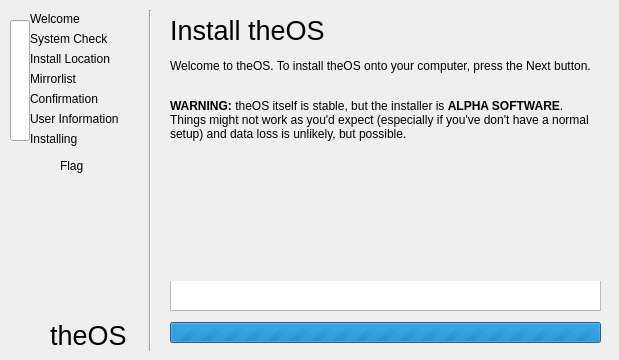
<?xml version="1.0" encoding="UTF-8"?>
<ui version="4.0">
 <class>MainWindow</class>
 <widget class="QMainWindow" name="MainWindow">
  <property name="geometry">
   <rect>
    <x>0</x>
    <y>0</y>
    <width>619</width>
    <height>360</height>
   </rect>
  </property>
  <property name="sizePolicy">
   <sizepolicy hsizetype="Fixed" vsizetype="Fixed">
    <horstretch>0</horstretch>
    <verstretch>0</verstretch>
   </sizepolicy>
  </property>
  <property name="windowTitle">
   <string>Install theOS</string>
  </property>
  <property name="windowIcon">
   <iconset resource="resources.qrc">
    <normaloff>:/res/appicon.svg</normaloff>:/res/appicon.svg</iconset>
  </property>
  <widget class="QWidget" name="centralWidget">
   <widget class="QPushButton" name="quitButton">
    <property name="geometry">
     <rect>
      <x>160</x>
      <y>320</y>
      <width>80</width>
      <height>31</height>
     </rect>
    </property>
    <property name="text">
     <string>Quit</string>
    </property>
    <property name="icon">
     <iconset theme="application-exit">
      <normaloff>.</normaloff>.</iconset>
    </property>
   </widget>
   <widget class="QPushButton" name="forwardButton">
    <property name="geometry">
     <rect>
      <x>530</x>
      <y>320</y>
      <width>80</width>
      <height>31</height>
     </rect>
    </property>
    <property name="text">
     <string>Next</string>
    </property>
    <property name="icon">
     <iconset theme="go-next">
      <normaloff>.</normaloff>.</iconset>
    </property>
    <property name="flat">
     <bool>false</bool>
    </property>
   </widget>
   <widget class="QFrame" name="WelcomeFrame">
    <property name="geometry">
     <rect>
      <x>160</x>
      <y>10</y>
      <width>451</width>
      <height>271</height>
     </rect>
    </property>
    <property name="autoFillBackground">
     <bool>true</bool>
    </property>
    <property name="frameShape">
     <enum>QFrame::NoFrame</enum>
    </property>
    <property name="frameShadow">
     <enum>QFrame::Raised</enum>
    </property>
    <widget class="QLabel" name="label">
     <property name="geometry">
      <rect>
       <x>10</x>
       <y>0</y>
       <width>181</width>
       <height>41</height>
      </rect>
     </property>
     <property name="font">
      <font>
       <pointsize>20</pointsize>
      </font>
     </property>
     <property name="text">
      <string>Install theOS</string>
     </property>
    </widget>
    <widget class="QLabel" name="label_2">
     <property name="geometry">
      <rect>
       <x>10</x>
       <y>40</y>
       <width>441</width>
       <height>31</height>
      </rect>
     </property>
     <property name="text">
      <string>Welcome to theOS. To install theOS onto your computer, press the Next button.</string>
     </property>
     <property name="wordWrap">
      <bool>true</bool>
     </property>
    </widget>
    <widget class="QLabel" name="label_9">
     <property name="geometry">
      <rect>
       <x>10</x>
       <y>80</y>
       <width>431</width>
       <height>61</height>
      </rect>
     </property>
     <property name="text">
      <string>&lt;html&gt;&lt;head/&gt;&lt;body&gt;&lt;p&gt;&lt;span style=&quot; font-weight:600;&quot;&gt;WARNING:&lt;/span&gt; theOS itself is stable, but the installer is &lt;span style=&quot; font-weight:600;&quot;&gt;ALPHA SOFTWARE&lt;/span&gt;. Things might not work as you'd expect (especially if you've don't have a normal setup) and data loss is unlikely, but possible.&lt;/p&gt;&lt;/body&gt;&lt;/html&gt;</string>
     </property>
     <property name="wordWrap">
      <bool>true</bool>
     </property>
    </widget>
   </widget>
   <widget class="QPushButton" name="backButton">
    <property name="geometry">
     <rect>
      <x>440</x>
      <y>320</y>
      <width>80</width>
      <height>31</height>
     </rect>
    </property>
    <property name="text">
     <string>Back</string>
    </property>
    <property name="icon">
     <iconset theme="go-previous">
      <normaloff>.</normaloff>.</iconset>
    </property>
    <property name="flat">
     <bool>false</bool>
    </property>
   </widget>
   <widget class="QFrame" name="ConfirmFrame">
    <property name="geometry">
     <rect>
      <x>160</x>
      <y>10</y>
      <width>451</width>
      <height>271</height>
     </rect>
    </property>
    <property name="autoFillBackground">
     <bool>true</bool>
    </property>
    <property name="frameShape">
     <enum>QFrame::NoFrame</enum>
    </property>
    <property name="frameShadow">
     <enum>QFrame::Raised</enum>
    </property>
    <widget class="QLabel" name="label_3">
     <property name="geometry">
      <rect>
       <x>10</x>
       <y>0</y>
       <width>301</width>
       <height>41</height>
      </rect>
     </property>
     <property name="font">
      <font>
       <pointsize>20</pointsize>
      </font>
     </property>
     <property name="text">
      <string>Checking Environment</string>
     </property>
    </widget>
    <widget class="QLabel" name="label_4">
     <property name="geometry">
      <rect>
       <x>10</x>
       <y>40</y>
       <width>441</width>
       <height>16</height>
      </rect>
     </property>
     <property name="text">
      <string>Before we start installing theOS, ensure that</string>
     </property>
     <property name="wordWrap">
      <bool>true</bool>
     </property>
    </widget>
    <widget class="QLabel" name="label_6">
     <property name="geometry">
      <rect>
       <x>40</x>
       <y>70</y>
       <width>401</width>
       <height>18</height>
      </rect>
     </property>
     <property name="text">
      <string>Your PC has at least 6 GB of free or reserved space for theOS</string>
     </property>
    </widget>
    <widget class="QLabel" name="label_5">
     <property name="geometry">
      <rect>
       <x>40</x>
       <y>120</y>
       <width>401</width>
       <height>18</height>
      </rect>
     </property>
     <property name="text">
      <string>Your PC is connected to a power source</string>
     </property>
    </widget>
    <widget class="QLabel" name="label_1">
     <property name="geometry">
      <rect>
       <x>40</x>
       <y>150</y>
       <width>231</width>
       <height>18</height>
      </rect>
     </property>
     <property name="text">
      <string>Your PC is connected to the internet</string>
     </property>
    </widget>
    <widget class="QLabel" name="PowerLabel">
     <property name="geometry">
      <rect>
       <x>10</x>
       <y>120</y>
       <width>21</width>
       <height>18</height>
      </rect>
     </property>
     <property name="text">
      <string>...</string>
     </property>
    </widget>
    <widget class="QLabel" name="SpaceLabel">
     <property name="geometry">
      <rect>
       <x>10</x>
       <y>70</y>
       <width>21</width>
       <height>18</height>
      </rect>
     </property>
     <property name="text">
      <string>...</string>
     </property>
    </widget>
    <widget class="QLabel" name="InternetLabel">
     <property name="geometry">
      <rect>
       <x>10</x>
       <y>150</y>
       <width>21</width>
       <height>18</height>
      </rect>
     </property>
     <property name="text">
      <string>...</string>
     </property>
    </widget>
    <widget class="QPushButton" name="recheck">
     <property name="geometry">
      <rect>
       <x>10</x>
       <y>200</y>
       <width>80</width>
       <height>31</height>
      </rect>
     </property>
     <property name="text">
      <string>Reload</string>
     </property>
     <property name="icon">
      <iconset theme="view-refresh">
       <normaloff>.</normaloff>.</iconset>
     </property>
    </widget>
    <widget class="QPushButton" name="connectInternet">
     <property name="geometry">
      <rect>
       <x>280</x>
       <y>140</y>
       <width>161</width>
       <height>31</height>
      </rect>
     </property>
     <property name="text">
      <string>Connect to the Internet</string>
     </property>
    </widget>
    <widget class="QLabel" name="label_31">
     <property name="enabled">
      <bool>true</bool>
     </property>
     <property name="geometry">
      <rect>
       <x>40</x>
       <y>90</y>
       <width>341</width>
       <height>18</height>
      </rect>
     </property>
     <property name="text">
      <string>We'll be able to sort this out in the next screen.</string>
     </property>
    </widget>
    <widget class="QLabel" name="label_32">
     <property name="enabled">
      <bool>true</bool>
     </property>
     <property name="geometry">
      <rect>
       <x>40</x>
       <y>170</y>
       <width>341</width>
       <height>18</height>
      </rect>
     </property>
     <property name="text">
      <string>To install theOS, we need to download about 1 GB.</string>
     </property>
    </widget>
   </widget>
   <widget class="QProgressBar" name="progressBar">
    <property name="geometry">
     <rect>
      <x>160</x>
      <y>290</y>
      <width>451</width>
      <height>23</height>
     </rect>
    </property>
    <property name="value">
     <number>24</number>
    </property>
   </widget>
   <widget class="QFrame" name="InstallFrame">
    <property name="geometry">
     <rect>
      <x>160</x>
      <y>10</y>
      <width>451</width>
      <height>271</height>
     </rect>
    </property>
    <property name="autoFillBackground">
     <bool>true</bool>
    </property>
    <property name="frameShape">
     <enum>QFrame::NoFrame</enum>
    </property>
    <property name="frameShadow">
     <enum>QFrame::Raised</enum>
    </property>
    <widget class="QLabel" name="label_7">
     <property name="geometry">
      <rect>
       <x>10</x>
       <y>0</y>
       <width>301</width>
       <height>41</height>
      </rect>
     </property>
     <property name="font">
      <font>
       <pointsize>20</pointsize>
      </font>
     </property>
     <property name="text">
      <string>Install Location</string>
     </property>
    </widget>
    <widget class="QLabel" name="label_8">
     <property name="geometry">
      <rect>
       <x>10</x>
       <y>40</y>
       <width>441</width>
       <height>16</height>
      </rect>
     </property>
     <property name="text">
      <string>Where do you want to install theOS?</string>
     </property>
     <property name="wordWrap">
      <bool>true</bool>
     </property>
    </widget>
    <widget class="QListWidget" name="partitions">
     <property name="geometry">
      <rect>
       <x>10</x>
       <y>60</y>
       <width>431</width>
       <height>161</height>
      </rect>
     </property>
    </widget>
    <widget class="QPushButton" name="part">
     <property name="geometry">
      <rect>
       <x>10</x>
       <y>230</y>
       <width>191</width>
       <height>31</height>
      </rect>
     </property>
     <property name="text">
      <string>Open Partition Manager</string>
     </property>
     <property name="icon">
      <iconset theme="partitionmanager">
       <normaloff>.</normaloff>.</iconset>
     </property>
     <property name="flat">
      <bool>false</bool>
     </property>
    </widget>
    <widget class="QCheckBox" name="formatCheck">
     <property name="geometry">
      <rect>
       <x>303</x>
       <y>230</y>
       <width>131</width>
       <height>31</height>
      </rect>
     </property>
     <property name="text">
      <string>Format Partition</string>
     </property>
    </widget>
    <widget class="QPushButton" name="recheck_2">
     <property name="geometry">
      <rect>
       <x>210</x>
       <y>230</y>
       <width>80</width>
       <height>31</height>
      </rect>
     </property>
     <property name="text">
      <string>Reload</string>
     </property>
     <property name="icon">
      <iconset theme="view-refresh">
       <normaloff>.</normaloff>.</iconset>
     </property>
    </widget>
    <widget class="QLabel" name="noPartitions">
     <property name="geometry">
      <rect>
       <x>20</x>
       <y>130</y>
       <width>411</width>
       <height>20</height>
      </rect>
     </property>
     <property name="text">
      <string>No EXT4 partitions suitable for installation to have been found.</string>
     </property>
     <property name="alignment">
      <set>Qt::AlignCenter</set>
     </property>
    </widget>
   </widget>
   <widget class="QFrame" name="MirrorlistFrame">
    <property name="geometry">
     <rect>
      <x>160</x>
      <y>10</y>
      <width>451</width>
      <height>271</height>
     </rect>
    </property>
    <property name="autoFillBackground">
     <bool>true</bool>
    </property>
    <property name="frameShape">
     <enum>QFrame::NoFrame</enum>
    </property>
    <property name="frameShadow">
     <enum>QFrame::Raised</enum>
    </property>
    <widget class="QLabel" name="label_13">
     <property name="geometry">
      <rect>
       <x>10</x>
       <y>0</y>
       <width>301</width>
       <height>41</height>
      </rect>
     </property>
     <property name="font">
      <font>
       <pointsize>20</pointsize>
      </font>
     </property>
     <property name="text">
      <string>Mirrorlist</string>
     </property>
    </widget>
    <widget class="QLabel" name="label_14">
     <property name="geometry">
      <rect>
       <x>10</x>
       <y>40</y>
       <width>441</width>
       <height>16</height>
      </rect>
     </property>
     <property name="text">
      <string>Optimise theOS to download the fastest</string>
     </property>
     <property name="wordWrap">
      <bool>true</bool>
     </property>
    </widget>
    <widget class="QRadioButton" name="radioButton">
     <property name="geometry">
      <rect>
       <x>10</x>
       <y>60</y>
       <width>161</width>
       <height>24</height>
      </rect>
     </property>
     <property name="text">
      <string>&amp;Generate by country</string>
     </property>
     <property name="checked">
      <bool>true</bool>
     </property>
    </widget>
    <widget class="QRadioButton" name="radioButton_2">
     <property name="geometry">
      <rect>
       <x>10</x>
       <y>200</y>
       <width>121</width>
       <height>24</height>
      </rect>
     </property>
     <property name="text">
      <string>Edit &amp;manually</string>
     </property>
    </widget>
    <widget class="QPushButton" name="pushButton">
     <property name="geometry">
      <rect>
       <x>10</x>
       <y>230</y>
       <width>431</width>
       <height>31</height>
      </rect>
     </property>
     <property name="text">
      <string>Open Mirrorlist File</string>
     </property>
     <property name="icon">
      <iconset theme="kate">
       <normaloff>.</normaloff>.</iconset>
     </property>
    </widget>
    <widget class="QTextBrowser" name="modifiedMirrorList">
     <property name="geometry">
      <rect>
       <x>10</x>
       <y>100</y>
       <width>431</width>
       <height>101</height>
      </rect>
     </property>
    </widget>
    <widget class="QPushButton" name="pushButton_2">
     <property name="geometry">
      <rect>
       <x>330</x>
       <y>60</y>
       <width>111</width>
       <height>31</height>
      </rect>
     </property>
     <property name="text">
      <string>Generate</string>
     </property>
     <property name="icon">
      <iconset theme="password-generate">
       <normaloff>.</normaloff>.</iconset>
     </property>
    </widget>
    <widget class="QComboBox" name="CountryDropDown">
     <property name="geometry">
      <rect>
       <x>170</x>
       <y>60</y>
       <width>151</width>
       <height>31</height>
      </rect>
     </property>
     <property name="editable">
      <bool>false</bool>
     </property>
     <item>
      <property name="text">
       <string>France</string>
      </property>
     </item>
     <item>
      <property name="text">
       <string>Germany</string>
      </property>
     </item>
     <item>
      <property name="text">
       <string>Australia</string>
      </property>
     </item>
     <item>
      <property name="text">
       <string>Denmark</string>
      </property>
     </item>
     <item>
      <property name="text">
       <string>Netherlands</string>
      </property>
     </item>
     <item>
      <property name="text">
       <string>Bulgaria</string>
      </property>
     </item>
     <item>
      <property name="text">
       <string>United States</string>
      </property>
     </item>
     <item>
      <property name="text">
       <string>Italy</string>
      </property>
     </item>
     <item>
      <property name="text">
       <string>Sweden</string>
      </property>
     </item>
     <item>
      <property name="text">
       <string>Bosnia and Herzegovina</string>
      </property>
     </item>
     <item>
      <property name="text">
       <string>Taiwan</string>
      </property>
     </item>
     <item>
      <property name="text">
       <string>Norway</string>
      </property>
     </item>
     <item>
      <property name="text">
       <string>Brazil</string>
      </property>
     </item>
     <item>
      <property name="text">
       <string>Lithuania</string>
      </property>
     </item>
     <item>
      <property name="text">
       <string>Vietnam</string>
      </property>
     </item>
     <item>
      <property name="text">
       <string>Belarus</string>
      </property>
     </item>
     <item>
      <property name="text">
       <string>Austria</string>
      </property>
     </item>
     <item>
      <property name="text">
       <string>Poland</string>
      </property>
     </item>
     <item>
      <property name="text">
       <string>Portugal</string>
      </property>
     </item>
     <item>
      <property name="text">
       <string>Switzerland</string>
      </property>
     </item>
     <item>
      <property name="text">
       <string>Canada</string>
      </property>
     </item>
     <item>
      <property name="text">
       <string>South Africa</string>
      </property>
     </item>
     <item>
      <property name="text">
       <string>China</string>
      </property>
     </item>
     <item>
      <property name="text">
       <string>Czech Republic</string>
      </property>
     </item>
     <item>
      <property name="text">
       <string>Romania</string>
      </property>
     </item>
     <item>
      <property name="text">
       <string>Russia</string>
      </property>
     </item>
     <item>
      <property name="text">
       <string>Belgium</string>
      </property>
     </item>
     <item>
      <property name="text">
       <string>Hungary</string>
      </property>
     </item>
     <item>
      <property name="text">
       <string>Iceland</string>
      </property>
     </item>
     <item>
      <property name="text">
       <string>Croatia</string>
      </property>
     </item>
     <item>
      <property name="text">
       <string>Luxemborg</string>
      </property>
     </item>
     <item>
      <property name="text">
       <string>Greece</string>
      </property>
     </item>
     <item>
      <property name="text">
       <string>Macedonia</string>
      </property>
     </item>
     <item>
      <property name="text">
       <string>Israel</string>
      </property>
     </item>
     <item>
      <property name="text">
       <string>Poland</string>
      </property>
     </item>
     <item>
      <property name="text">
       <string>Ireland</string>
      </property>
     </item>
     <item>
      <property name="text">
       <string>South Korea</string>
      </property>
     </item>
     <item>
      <property name="text">
       <string>Ecuador</string>
      </property>
     </item>
     <item>
      <property name="text">
       <string>Turkey</string>
      </property>
     </item>
     <item>
      <property name="text">
       <string>Iran</string>
      </property>
     </item>
     <item>
      <property name="text">
       <string>New Zealand</string>
      </property>
     </item>
     <item>
      <property name="text">
       <string>India</string>
      </property>
     </item>
     <item>
      <property name="text">
       <string>Spain</string>
      </property>
     </item>
     <item>
      <property name="text">
       <string>Colombia</string>
      </property>
     </item>
     <item>
      <property name="text">
       <string>Serbia</string>
      </property>
     </item>
     <item>
      <property name="text">
       <string>Slovakia</string>
      </property>
     </item>
     <item>
      <property name="text">
       <string>New Caledonia</string>
      </property>
     </item>
     <item>
      <property name="text">
       <string>Indonesia</string>
      </property>
     </item>
     <item>
      <property name="text">
       <string>Ukraine</string>
      </property>
     </item>
     <item>
      <property name="text">
       <string>Kazakhstan</string>
      </property>
     </item>
     <item>
      <property name="text">
       <string>Singapore</string>
      </property>
     </item>
    </widget>
   </widget>
   <widget class="QFrame" name="ReadyToInstallFrame">
    <property name="geometry">
     <rect>
      <x>160</x>
      <y>10</y>
      <width>451</width>
      <height>271</height>
     </rect>
    </property>
    <property name="autoFillBackground">
     <bool>true</bool>
    </property>
    <property name="frameShape">
     <enum>QFrame::NoFrame</enum>
    </property>
    <property name="frameShadow">
     <enum>QFrame::Raised</enum>
    </property>
    <widget class="QLabel" name="label_15">
     <property name="geometry">
      <rect>
       <x>10</x>
       <y>0</y>
       <width>301</width>
       <height>41</height>
      </rect>
     </property>
     <property name="font">
      <font>
       <pointsize>20</pointsize>
      </font>
     </property>
     <property name="text">
      <string>Confirmation</string>
     </property>
    </widget>
    <widget class="QLabel" name="label_16">
     <property name="geometry">
      <rect>
       <x>10</x>
       <y>40</y>
       <width>441</width>
       <height>31</height>
      </rect>
     </property>
     <property name="text">
      <string>We can start installing theOS now. Check the information below and click &quot;Install&quot; to continue.</string>
     </property>
     <property name="wordWrap">
      <bool>true</bool>
     </property>
    </widget>
    <widget class="QTextBrowser" name="textBrowser">
     <property name="geometry">
      <rect>
       <x>10</x>
       <y>90</y>
       <width>431</width>
       <height>171</height>
      </rect>
     </property>
    </widget>
   </widget>
   <widget class="QFrame" name="InstallingFrame">
    <property name="geometry">
     <rect>
      <x>160</x>
      <y>10</y>
      <width>451</width>
      <height>341</height>
     </rect>
    </property>
    <property name="autoFillBackground">
     <bool>true</bool>
    </property>
    <property name="frameShape">
     <enum>QFrame::NoFrame</enum>
    </property>
    <property name="frameShadow">
     <enum>QFrame::Raised</enum>
    </property>
    <widget class="QLabel" name="label_17">
     <property name="geometry">
      <rect>
       <x>10</x>
       <y>0</y>
       <width>301</width>
       <height>41</height>
      </rect>
     </property>
     <property name="font">
      <font>
       <pointsize>20</pointsize>
      </font>
     </property>
     <property name="text">
      <string>Installing theOS</string>
     </property>
    </widget>
    <widget class="QLabel" name="label_18">
     <property name="geometry">
      <rect>
       <x>10</x>
       <y>40</y>
       <width>431</width>
       <height>41</height>
      </rect>
     </property>
     <property name="text">
      <string>That's all the info we need right now. We're installing theOS now, and this could take a bit of time. Thanks for being patient.</string>
     </property>
     <property name="wordWrap">
      <bool>true</bool>
     </property>
    </widget>
    <widget class="QTextBrowser" name="standardOutput">
     <property name="geometry">
      <rect>
       <x>10</x>
       <y>110</y>
       <width>431</width>
       <height>191</height>
      </rect>
     </property>
     <property name="font">
      <font>
       <family>Noto Mono</family>
       <pointsize>8</pointsize>
      </font>
     </property>
    </widget>
    <widget class="QLabel" name="installMessage">
     <property name="geometry">
      <rect>
       <x>10</x>
       <y>80</y>
       <width>431</width>
       <height>18</height>
      </rect>
     </property>
     <property name="text">
      <string>TextLabel</string>
     </property>
    </widget>
    <widget class="QProgressBar" name="progressBar_2">
     <property name="geometry">
      <rect>
       <x>10</x>
       <y>312</y>
       <width>431</width>
       <height>21</height>
      </rect>
     </property>
     <property name="maximum">
      <number>0</number>
     </property>
     <property name="value">
      <number>-1</number>
     </property>
    </widget>
   </widget>
   <widget class="QFrame" name="UserInfoFrame">
    <property name="geometry">
     <rect>
      <x>160</x>
      <y>10</y>
      <width>451</width>
      <height>271</height>
     </rect>
    </property>
    <property name="autoFillBackground">
     <bool>true</bool>
    </property>
    <property name="frameShape">
     <enum>QFrame::NoFrame</enum>
    </property>
    <property name="frameShadow">
     <enum>QFrame::Raised</enum>
    </property>
    <widget class="QLabel" name="label_23">
     <property name="geometry">
      <rect>
       <x>10</x>
       <y>0</y>
       <width>301</width>
       <height>41</height>
      </rect>
     </property>
     <property name="font">
      <font>
       <pointsize>20</pointsize>
      </font>
     </property>
     <property name="text">
      <string>System Info</string>
     </property>
    </widget>
    <widget class="QLabel" name="label_24">
     <property name="geometry">
      <rect>
       <x>10</x>
       <y>40</y>
       <width>441</width>
       <height>16</height>
      </rect>
     </property>
     <property name="text">
      <string>Set up your new installation now.</string>
     </property>
     <property name="wordWrap">
      <bool>true</bool>
     </property>
    </widget>
    <widget class="QLineEdit" name="fullname">
     <property name="geometry">
      <rect>
       <x>10</x>
       <y>60</y>
       <width>431</width>
       <height>31</height>
      </rect>
     </property>
     <property name="placeholderText">
      <string>Full Name</string>
     </property>
    </widget>
    <widget class="QLineEdit" name="loginname">
     <property name="geometry">
      <rect>
       <x>10</x>
       <y>90</y>
       <width>431</width>
       <height>31</height>
      </rect>
     </property>
     <property name="placeholderText">
      <string>Login Name</string>
     </property>
    </widget>
    <widget class="QLineEdit" name="password">
     <property name="geometry">
      <rect>
       <x>10</x>
       <y>120</y>
       <width>221</width>
       <height>31</height>
      </rect>
     </property>
     <property name="text">
      <string/>
     </property>
     <property name="echoMode">
      <enum>QLineEdit::Password</enum>
     </property>
     <property name="placeholderText">
      <string>Password</string>
     </property>
    </widget>
    <widget class="QLineEdit" name="passwordconfirm">
     <property name="geometry">
      <rect>
       <x>230</x>
       <y>120</y>
       <width>211</width>
       <height>31</height>
      </rect>
     </property>
     <property name="inputMask">
      <string/>
     </property>
     <property name="echoMode">
      <enum>QLineEdit::Password</enum>
     </property>
     <property name="placeholderText">
      <string>Password (confirm)</string>
     </property>
    </widget>
    <widget class="QLineEdit" name="hostname">
     <property name="geometry">
      <rect>
       <x>10</x>
       <y>200</y>
       <width>431</width>
       <height>31</height>
      </rect>
     </property>
     <property name="placeholderText">
      <string>Computer Name</string>
     </property>
    </widget>
    <widget class="QLabel" name="label_25">
     <property name="geometry">
      <rect>
       <x>10</x>
       <y>180</y>
       <width>431</width>
       <height>18</height>
      </rect>
     </property>
     <property name="text">
      <string>We'll use this when your PC needs to talk to other PCs.</string>
     </property>
    </widget>
    <widget class="QLabel" name="label_26">
     <property name="geometry">
      <rect>
       <x>10</x>
       <y>150</y>
       <width>191</width>
       <height>18</height>
      </rect>
     </property>
     <property name="text">
      <string>Your passwords don't match.</string>
     </property>
    </widget>
   </widget>
   <widget class="QFrame" name="CompleteFrame">
    <property name="geometry">
     <rect>
      <x>160</x>
      <y>10</y>
      <width>451</width>
      <height>271</height>
     </rect>
    </property>
    <property name="autoFillBackground">
     <bool>true</bool>
    </property>
    <property name="frameShape">
     <enum>QFrame::NoFrame</enum>
    </property>
    <property name="frameShadow">
     <enum>QFrame::Raised</enum>
    </property>
    <widget class="QLabel" name="label_27">
     <property name="geometry">
      <rect>
       <x>10</x>
       <y>0</y>
       <width>301</width>
       <height>41</height>
      </rect>
     </property>
     <property name="font">
      <font>
       <pointsize>20</pointsize>
      </font>
     </property>
     <property name="text">
      <string>Installation complete</string>
     </property>
    </widget>
    <widget class="QLabel" name="label_28">
     <property name="geometry">
      <rect>
       <x>10</x>
       <y>40</y>
       <width>441</width>
       <height>16</height>
      </rect>
     </property>
     <property name="text">
      <string>theOS has completed installing. Reboot to use your new install.</string>
     </property>
     <property name="wordWrap">
      <bool>true</bool>
     </property>
    </widget>
   </widget>
   <widget class="QFrame" name="waitingFrame">
    <property name="geometry">
     <rect>
      <x>160</x>
      <y>360</y>
      <width>451</width>
      <height>341</height>
     </rect>
    </property>
    <property name="autoFillBackground">
     <bool>true</bool>
    </property>
    <property name="frameShape">
     <enum>QFrame::NoFrame</enum>
    </property>
    <property name="frameShadow">
     <enum>QFrame::Raised</enum>
    </property>
    <widget class="QLabel" name="label_19">
     <property name="geometry">
      <rect>
       <x>10</x>
       <y>0</y>
       <width>441</width>
       <height>41</height>
      </rect>
     </property>
     <property name="font">
      <font>
       <pointsize>20</pointsize>
      </font>
     </property>
     <property name="text">
      <string>Waiting</string>
     </property>
    </widget>
    <widget class="QLabel" name="label_10">
     <property name="geometry">
      <rect>
       <x>10</x>
       <y>40</y>
       <width>431</width>
       <height>41</height>
      </rect>
     </property>
     <property name="text">
      <string>Before we continue, the partition manager needs to be closed so that we can do our stuff.</string>
     </property>
     <property name="wordWrap">
      <bool>true</bool>
     </property>
    </widget>
   </widget>
   <widget class="QPushButton" name="helpButton">
    <property name="enabled">
     <bool>false</bool>
    </property>
    <property name="geometry">
     <rect>
      <x>250</x>
      <y>320</y>
      <width>80</width>
      <height>31</height>
     </rect>
    </property>
    <property name="text">
     <string>Help</string>
    </property>
    <property name="icon">
     <iconset theme="help-contents">
      <normaloff>.</normaloff>.</iconset>
    </property>
   </widget>
   <widget class="QGraphicsView" name="slideshow">
    <property name="geometry">
     <rect>
      <x>170</x>
      <y>50</y>
      <width>431</width>
      <height>261</height>
     </rect>
    </property>
    <property name="verticalScrollBarPolicy">
     <enum>Qt::ScrollBarAlwaysOff</enum>
    </property>
    <property name="horizontalScrollBarPolicy">
     <enum>Qt::ScrollBarAlwaysOff</enum>
    </property>
   </widget>
   <widget class="QFrame" name="sideFrame">
    <property name="geometry">
     <rect>
      <x>0</x>
      <y>0</y>
      <width>161</width>
      <height>361</height>
     </rect>
    </property>
    <property name="autoFillBackground">
     <bool>true</bool>
    </property>
    <property name="frameShape">
     <enum>QFrame::NoFrame</enum>
    </property>
    <property name="frameShadow">
     <enum>QFrame::Raised</enum>
    </property>
    <widget class="QLabel" name="label_21">
     <property name="geometry">
      <rect>
       <x>30</x>
       <y>70</y>
       <width>121</width>
       <height>18</height>
      </rect>
     </property>
     <property name="text">
      <string>Mirrorlist</string>
     </property>
    </widget>
    <widget class="QProgressBar" name="progressThroughInstaller">
     <property name="geometry">
      <rect>
       <x>10</x>
       <y>20</y>
       <width>20</width>
       <height>121</height>
      </rect>
     </property>
     <property name="value">
      <number>0</number>
     </property>
     <property name="textVisible">
      <bool>false</bool>
     </property>
     <property name="orientation">
      <enum>Qt::Vertical</enum>
     </property>
     <property name="invertedAppearance">
      <bool>true</bool>
     </property>
    </widget>
    <widget class="QLabel" name="label_22">
     <property name="geometry">
      <rect>
       <x>30</x>
       <y>90</y>
       <width>121</width>
       <height>18</height>
      </rect>
     </property>
     <property name="text">
      <string>Confirmation</string>
     </property>
    </widget>
    <widget class="QLabel" name="label_29">
     <property name="geometry">
      <rect>
       <x>30</x>
       <y>110</y>
       <width>121</width>
       <height>18</height>
      </rect>
     </property>
     <property name="text">
      <string>User Information</string>
     </property>
    </widget>
    <widget class="QLabel" name="flag">
     <property name="geometry">
      <rect>
       <x>60</x>
       <y>150</y>
       <width>31</width>
       <height>31</height>
      </rect>
     </property>
     <property name="text">
      <string>Flag</string>
     </property>
    </widget>
    <widget class="QLabel" name="label_12">
     <property name="geometry">
      <rect>
       <x>30</x>
       <y>30</y>
       <width>121</width>
       <height>18</height>
      </rect>
     </property>
     <property name="text">
      <string>System Check</string>
     </property>
    </widget>
    <widget class="QLabel" name="label_30">
     <property name="geometry">
      <rect>
       <x>30</x>
       <y>130</y>
       <width>121</width>
       <height>18</height>
      </rect>
     </property>
     <property name="text">
      <string>Installing</string>
     </property>
    </widget>
    <widget class="Line" name="line">
     <property name="geometry">
      <rect>
       <x>140</x>
       <y>10</y>
       <width>20</width>
       <height>341</height>
      </rect>
     </property>
     <property name="orientation">
      <enum>Qt::Vertical</enum>
     </property>
    </widget>
    <widget class="QLabel" name="label_34">
     <property name="geometry">
      <rect>
       <x>50</x>
       <y>320</y>
       <width>91</width>
       <height>31</height>
      </rect>
     </property>
     <property name="font">
      <font>
       <pointsize>20</pointsize>
      </font>
     </property>
     <property name="text">
      <string>theOS</string>
     </property>
    </widget>
    <widget class="QLabel" name="label_11">
     <property name="geometry">
      <rect>
       <x>30</x>
       <y>10</y>
       <width>121</width>
       <height>18</height>
      </rect>
     </property>
     <property name="text">
      <string>Welcome</string>
     </property>
    </widget>
    <widget class="QLabel" name="label_20">
     <property name="geometry">
      <rect>
       <x>30</x>
       <y>50</y>
       <width>121</width>
       <height>18</height>
      </rect>
     </property>
     <property name="text">
      <string>Install Location</string>
     </property>
    </widget>
    <widget class="QLabel" name="label_33">
     <property name="geometry">
      <rect>
       <x>10</x>
       <y>320</y>
       <width>31</width>
       <height>31</height>
      </rect>
     </property>
     <property name="text">
      <string/>
     </property>
     <property name="pixmap">
      <pixmap resource="resources.qrc">:/res/icon.svg</pixmap>
     </property>
    </widget>
   </widget>
   <zorder>quitButton</zorder>
   <zorder>forwardButton</zorder>
   <zorder>backButton</zorder>
   <zorder>progressBar</zorder>
   <zorder>ReadyToInstallFrame</zorder>
   <zorder>CompleteFrame</zorder>
   <zorder>InstallFrame</zorder>
   <zorder>MirrorlistFrame</zorder>
   <zorder>waitingFrame</zorder>
   <zorder>ConfirmFrame</zorder>
   <zorder>helpButton</zorder>
   <zorder>UserInfoFrame</zorder>
   <zorder>InstallingFrame</zorder>
   <zorder>slideshow</zorder>
   <zorder>WelcomeFrame</zorder>
   <zorder>sideFrame</zorder>
  </widget>
 </widget>
 <layoutdefault spacing="6" margin="11"/>
 <resources>
  <include location="resources.qrc"/>
 </resources>
 <connections/>
</ui>
